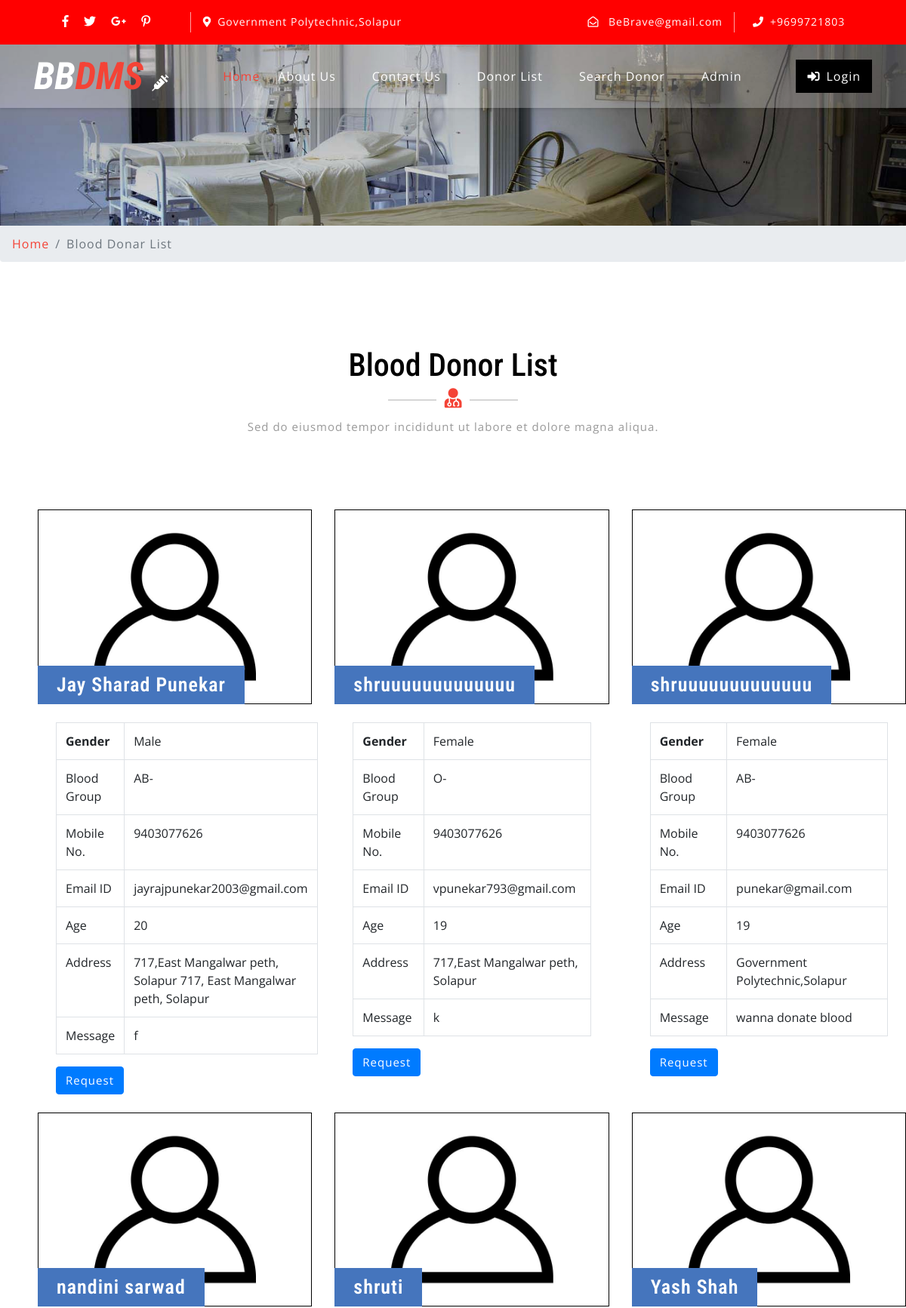
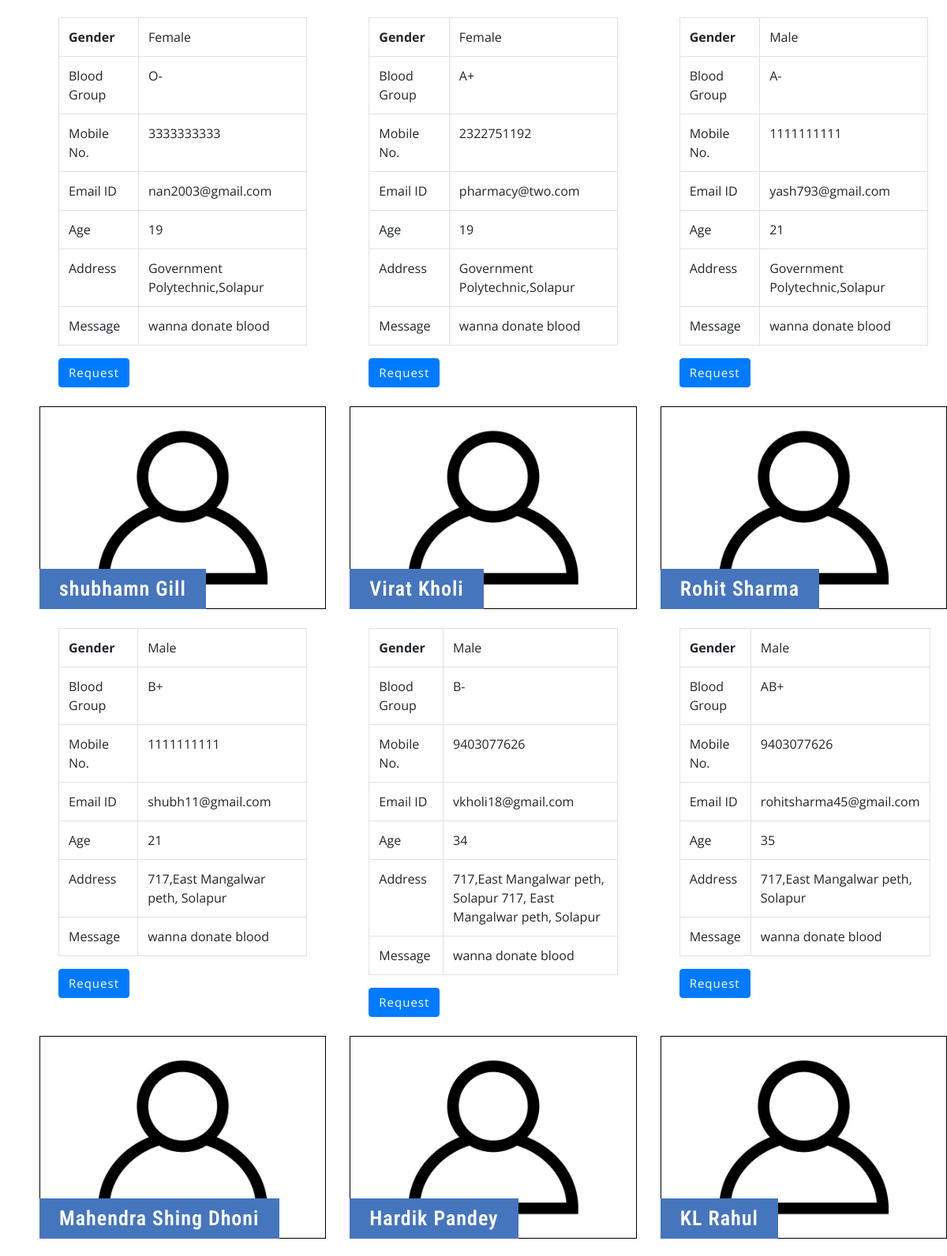
Page /donor-list.php (upper part) on the committed database (2 pictures, top to bottom).
### tables this page shows
CREATE TABLE IF NOT EXISTS `tblcontactusinfo` (
  `id` int NOT NULL AUTO_INCREMENT,
  `Address` tinytext,
  `EmailId` varchar(255) DEFAULT NULL,
  `ContactNo` char(11) DEFAULT NULL,
  PRIMARY KEY (`id`)
);

CREATE TABLE IF NOT EXISTS `tblblooddonars` (
  `id` int NOT NULL AUTO_INCREMENT,
  `FullName` varchar(100) DEFAULT NULL,
  `MobileNumber` char(11) DEFAULT NULL,
  `EmailId` varchar(100) DEFAULT NULL,
  `Gender` varchar(20) DEFAULT NULL,
  `Age` int DEFAULT NULL,
  `BloodGroup` varchar(20) DEFAULT NULL,
  `Address` varchar(255) DEFAULT NULL,
  `Message` mediumtext,
  `PostingDate` timestamp NOT NULL DEFAULT CURRENT_TIMESTAMP,
  `status` int DEFAULT NULL,
  `Password` varchar(250) DEFAULT NULL,
  PRIMARY KEY (`id`),
  UNIQUE KEY `Password` (`Password`),
  KEY `bgroup` (`BloodGroup`)
);

### donor-list.php (the view, shortened to what this page needs)
<?php
include('includes/config.php');
?>
<!DOCTYPE html>
<html lang="zxx">
<head>
	<link rel="stylesheet" href="css/bootstrap.css">
	<link rel="stylesheet" href="css/style.css" type="text/css" media="all" />
	<link rel="stylesheet" href="css/fontawesome-all.css">
</head>
<body>
	<?php include('includes/header.php');?>
	<div class="inner-banner-w3ls">
	</div>
	<div class="breadcrumb-agile">
		<div aria-label="breadcrumb">
			<ol class="breadcrumb">
				<li class="breadcrumb-item">
					<a href="index.php">Home</a>
				</li>
				<li class="breadcrumb-item active" aria-current="page">Blood Donar List</li>
			</ol>
		</div>
	</div>
	<div class="agileits-contact py-5">
		<div class="py-xl-5 py-lg-3">
			<div class="w3ls-titles text-center mb-5">
				<h3 class="title">Blood Donor List</h3>
				<span>
					<i class="fas fa-user-md"></i>
				</span>
				<p class="mt-2">Sed do eiusmod tempor incididunt ut labore et dolore magna aliqua.</p>
			</div>
			<div class="d-flex">
				<div class="row package-grids mt-5" style="padding-left: 50px;">
				<?php
$status=1;
$sql = "SELECT * from tblblooddonars where status=:status";
$query = $dbh -> prepare($sql);
$query->bindParam(':status',$status,PDO::PARAM_STR);
$query->execute();
$results=$query->fetchAll(PDO::FETCH_OBJ);
if($query->rowCount() > 0)
{
foreach($results as $result)
{ ?>
				<div class="col-md-4 pricing">
					<div class="price-top">
							<img src="images/blood-donor.jpg" alt="Blood Donot" style="border:1px #000 solid" class="img-fluid" />
						<h3><?php echo htmlentities($result->FullName);?>
						</h3>
					</div>
					<div class="price-bottom p-4">
<table class="table table-bordered">
    <tbody>
      <tr>
        <th>Gender</th>
        <td><?php echo htmlentities($result->Gender);?></td>
      </tr>
      <tr>
        <td>Blood Group</td>
        <td><?php echo htmlentities($result->BloodGroup);?></td>
      </tr>
      <tr>
        <td>Mobile No.</td>
        <td><?php echo htmlentities($result->MobileNumber);?></td>
      </tr>
         <tr>
        <td>Email ID</td>
        <td><?php echo htmlentities($result->EmailId);?></td>
      </tr>
               <tr>
        <td>Age</td>
        <td><?php echo htmlentities($result->Age);?></td>
      </tr>
        <tr>
        <td>Address</td>
        <td><?php echo htmlentities($result->Address);?></td>
      </tr>
<tr>
        <td>Message</td>
        <td><?php echo htmlentities($result->Message);?></td>
      </tr>
    </tbody>
</table>
<a class="btn btn-primary" style="color:#fff"  href="contact-blood.php?cid=<?php echo $result->id;?>">Request</a>
					</div>
				</div><br>
			<?php }} ?>
			</div>
			</div>
		</div>
	</div>
</body>
</html>

### includes/header.php (shortened to what this page needs)
    <header>
        <div class="top-bar py-3">
            <div class="container">
                <div class="row">
                    <div class="col-lg-7 top-social-agile">
                        <div class="row">
                            <ul class="col-lg-4 col-6 top-right-info text-center">
                                <li>
                                    <a href="#">
                                        <i class="fab fa-facebook-f"></i>
                                    </a>
                                </li>
                                <li class="mx-3">
                                    <a href="#">
                                        <i class="fab fa-twitter"></i>
                                    </a>
                                </li>
                                <li>
                                    <a href="#">
                                        <i class="fab fa-google-plus-g"></i>
                                    </a>
                                </li>
                                <li class="ml-3">
                                    <a href="#">
                                        <i class="fab fa-pinterest-p"></i>
                                    </a>
                                </li>
                            </ul><?php
$sql = "SELECT * from tblcontactusinfo";
$query = $dbh -> prepare($sql);
$query->execute();
$results=$query->fetchAll(PDO::FETCH_OBJ);
if($query->rowCount() > 0)
{
foreach($results as $result)
{ ?>
                            <div class="col-6 header-top_w3layouts pl-3 text-lg-left text-center">
                                <p class="text-white">
                                    <i class="fas fa-map-marker-alt mr-2"></i><?php  echo $result->Address; ?></p>
                            </div>
                        </div>
                    </div>
                    <div class="col-lg-5 top-social-agile text-lg-right text-center">
                        <div class="row">
                            <div class="col-lg-7 col-6 top-w3layouts">
                                <p class="text-white">
                                    <i class="far fa-envelope-open mr-2"></i>
                                    <a href="mailto:info@example.com" class="text-white"><?php  echo $result->EmailId; ?></a>
                                </p>
                            </div>
                            <div class="col-lg-5 col-6 header-w3layouts pl-4 text-lg-left">
                                <p class="text-white">
                                    <i class="fas fa-phone mr-2"></i>+<?php  echo $result->ContactNo; ?></p>
                            </div>
                        </div><?php } } ?>
                    </div>
                </div>
            </div>
        </div>
    </header>
    <div id="home">
        <div class="main-top py-1">
            <nav class="navbar navbar-expand-lg navbar-light fixed-navi">
                <div class="container">
                    <h1>
                        <a class="navbar-brand font-weight-bold font-italic" href="index.php">
                            <span>BB</span>DMS
                            <i class="fas fa-syringe"></i>
                        </a>
                    </h1>
                    <div class="collapse navbar-collapse text-center" id="navbarSupportedContent">
                        <ul class="navbar-nav ml-lg-auto">
                            <li class="nav-item active mt-lg-0 mt-3">
                                <a class="nav-link" href="index.php">Home
                                </a>
                            </li>
                            <li class="nav-item mx-lg-4 my-lg-0 my-3">
                                <a class="nav-link" href="about.php">About Us</a>
                            </li>
                            <li class="nav-item mx-lg-4 my-lg-0 my-3">
                                <a class="nav-link" href="contact.php">Contact Us</a>
                            </li>
                            <li class="nav-item mx-lg-4 my-lg-0 my-3">
                                <a class="nav-link" href="donor-list.php">Donor List</a>
                            </li>
                            <li class="nav-item mx-lg-4 my-lg-0 my-3">
                                <a class="nav-link" href="search-donor.php">Search Donor</a>
                            </li>
                            <?php if (strlen($_SESSION['bbdmsdid']==0)) {?>
                            <li class="nav-item mx-lg-4 my-lg-0 my-3">
                                <a class="nav-link" href="admin/index.php">Admin</a>
                            </li>
                        </ul>
                        <a href="login.php" class="login-button ml-lg-5 mt-lg-0 mt-4 mb-lg-0 mb-3" >
                            <i class="fas fa-sign-in-alt mr-2"></i>Login</a><?php } ?>
                    </div>
                </div>
            </nav>
        </div>
    </div>

### css/style.css (style rules this page uses)
body { padding: 0; margin: 0; background: #FFF; font-family: 'Open Sans', sans-serif; }
body a { transition: 0.5s all; -webkit-transition: 0.5s all; -moz-transition: 0.5s all; -o-transition: 0.5s all; -ms-transition: 0.5s all; text-decoration: none; }
h1, h2, h3, h4, h5, h6 { margin: 0; padding: 0; font-family: 'Roboto Condensed', sans-serif; }
p { margin: 0; padding: 0; font-family: 'Open Sans', sans-serif; font-size: 15px; letter-spacing: 1px; line-height: 1.9; color: #999; }
ul, ol { margin: 0; padding: 0; }
.top-bar { background: red; }
.top-right-info li i { color: #fff; transition: 0.5s all; -webkit-transition: 0.5s all; -moz-transition: 0.5s all; -o-transition: 0.5s all; -ms-transition: 0.5s all; }
.top-right-info li { display: inline-block; }
.header-top_w3layouts p, .header-w3layouts p, .top-w3layouts p { font-size: 14px; }
.header-top_w3layouts, .header-w3layouts { border-left: 1px solid rgba(255, 255, 255, 0.63); }
div#home { position: relative; }
.main-top { position: absolute; z-index: 999; width: 100%; background: rgba(255, 255, 255, 0.26); box-shadow: 0 2px 3px 0 rgba(0, 0, 0, 0.1); -webkit-transition: background-color .1s ease-in-out; -moz-transition: background-color .1s ease-in-out; -ms-transition: background-color .1s ease-in-out; -o-transition: background-color .1s ease-in-out; transition: background-color .1s ease-in-out; }
.navbar-light .navbar-nav .nav-link { padding: 0; color: #fff; background: transparent; font-size: 16px; letter-spacing: 1px; }
.navbar-light .navbar-nav .show>.nav-link, .navbar-light .navbar-nav .active>.nav-link, .navbar-light .navbar-nav .nav-link.show, .navbar-light .navbar-nav .nav-link.active, .navbar-light .navbar-nav .nav-link:hover, .navbar-light .navbar-nav .nav-link:focus { color: #f44336; }
nav.fixed-navi ul { list-style: none; margin: 0; padding: 0; }
nav.fixed-navi ul li { float: left; }
a.navbar-brand { color: #f44336; font-size: 50px; padding: 0; }
.navbar-light .navbar-brand, .navbar-light .navbar-brand:hover, .navbar-light .navbar-brand:focus, .w3l-footer h2 a span { color: #f44336; }
a.navbar-brand span { color: #fff; }
a.navbar-brand i, .w3l-footer h2 a i { color: #fff; font-size: 22px; }
a.login-button { color: #fff; letter-spacing: 1px; font-size: 16px; padding: 10px 15px; background: #000; display: inline-block; }
h3.title { color: #000; font-size: 42px; }
.w3ls-titles span { position: relative; }
.w3ls-titles span:before { content: " "; background: #d6d6d6; width: 64px; height: 2px; position: absolute; top: 9px; left: -75px; }
.w3ls-titles span:after { content: " "; background: #d6d6d6; width: 64px; height: 2px; position: absolute; top: 9px; right: -75px; }
.w3ls-titles i { color: #f44336; font-size: 26px; margin-top: 5px; }
.pricing { -webkit-transition: all 0.5s; -moz-transition: all 0.5s; -o-transition: all 0.5s; -ms-transition: all 0.5s; transition: all 0.5s; }
.price-top { position: relative; }
.price-top h3 { font-size: 26px; color: #fff; position: absolute; background: #4575bd; padding: 10px 25px; bottom: 0; letter-spacing: 1px; text-align: center; font-weight: 600; }
.price-bottom { background: #fff; }
.price-bottom a { color: #999; letter-spacing: 1px; font-size: 15px; }
.inner-banner-w3ls { background: url(../images/banner3.jpg) no-repeat center; background-size: cover; -webkit-background-size: cover; -moz-background-size: cover; -o-background-size: cover; -moz-background-size: cover; height: 20vw; }
.breadcrumb li a { color: #f44336; }
.breadcrumb li { letter-spacing: 1px; color: #000; }

### rows in the picture
tblcontactusinfo: Address "Government Polytechnic,Solapur", EmailId "BeBrave@gmail.com", ContactNo "9699721803"
tblblooddonars: FullName "Jay Sharad Punekar", Gender "Male", BloodGroup "AB-", MobileNumber "9403077626", EmailId "jayrajpunekar2003@gmail.com", Age "20", Address "717,East Mangalwar peth, Solapur 717, East Mangalwar peth, Solapur", Message "f"
tblblooddonars: FullName "shruuuuuuuuuuuuu", Gender "Female", BloodGroup "O-", MobileNumber "9403077626", EmailId "vpunekar793@gmail.com", Age "19", Address "717,East Mangalwar peth, Solapur", Message "k"
tblblooddonars: FullName "shruuuuuuuuuuuuu", Gender "Female", BloodGroup "AB-", MobileNumber "9403077626", EmailId "punekar@gmail.com", Age "19", Address "Government Polytechnic,Solapur", Message "wanna donate blood"
tblblooddonars: FullName "nandini sarwad", Gender "Female", BloodGroup "O-", MobileNumber "3333333333", EmailId "nan2003@gmail.com", Age "19", Address "Government Polytechnic,Solapur", Message "wanna donate blood"
tblblooddonars: FullName "shruti", Gender "Female", BloodGroup "A+", MobileNumber "2322751192", EmailId "pharmacy@two.com", Age "19", Address "Government Polytechnic,Solapur", Message "wanna donate blood"
tblblooddonars: FullName "Yash Shah", Gender "Male", BloodGroup "A-", MobileNumber "1111111111", EmailId "yash793@gmail.com", Age "21", Address "Government Polytechnic,Solapur", Message "wanna donate blood"
tblblooddonars: FullName "shubhamn Gill", Gender "Male", BloodGroup "B+", MobileNumber "1111111111", EmailId "shubh11@gmail.com", Age "21", Address "717,East Mangalwar peth, Solapur", Message "wanna donate blood"
tblblooddonars: FullName "Virat Kholi", Gender "Male", BloodGroup "B-", MobileNumber "9403077626", EmailId "vkholi18@gmail.com", Age "34", Address "717,East Mangalwar peth, Solapur 717, East Mangalwar peth, Solapur", Message "wanna donate blood"
tblblooddonars: FullName "Rohit Sharma", Gender "Male", BloodGroup "AB+", MobileNumber "9403077626", EmailId "rohitsharma45@gmail.com", Age "35", Address "717,East Mangalwar peth, Solapur", Message "wanna donate blood"
tblblooddonars: FullName "Mahendra Shing Dhoni"
tblblooddonars: FullName "Hardik Pandey"
tblblooddonars: FullName "KL Rahul"
